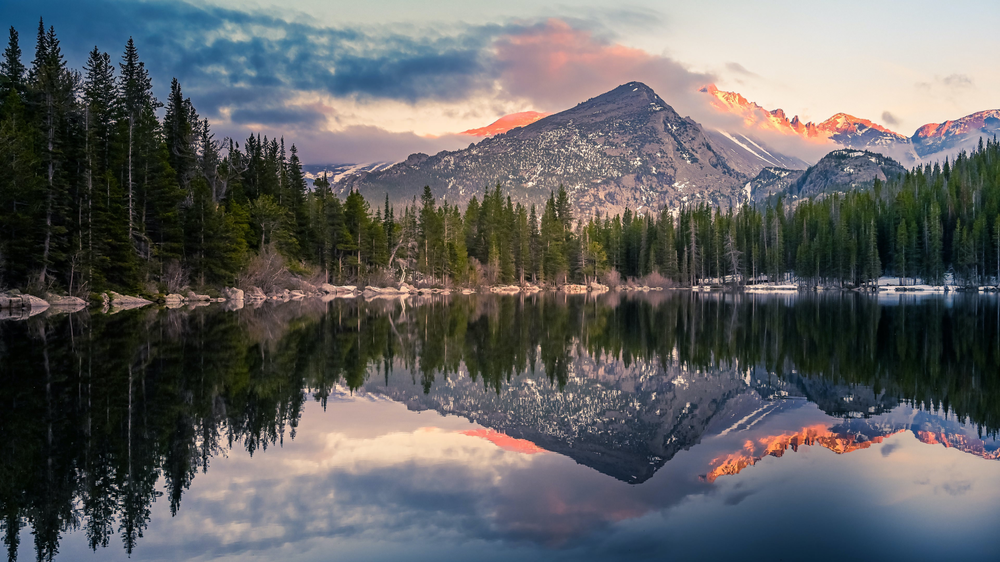
#> input picture images/image01.png, 1000 x 562 px, shrunk from 1920 x 1080 before the run
$ python color.py
#> lines starting #> are read from the running program, lines starting #| are printed output that depends on the picture; after the words box and inside, x2 and y2 are one past the last pixel; in counts of white or black regions, pixels touching at a corner belong together
import cv2
import numpy as np

image01 = cv2.imread("../../images/image01.png")
#> image01 is the input picture: shape (562, 1000, 3); mean B, G, R 97.6, 96.9, 96.2
image02 = cv2.imread("../../images/image02.png")
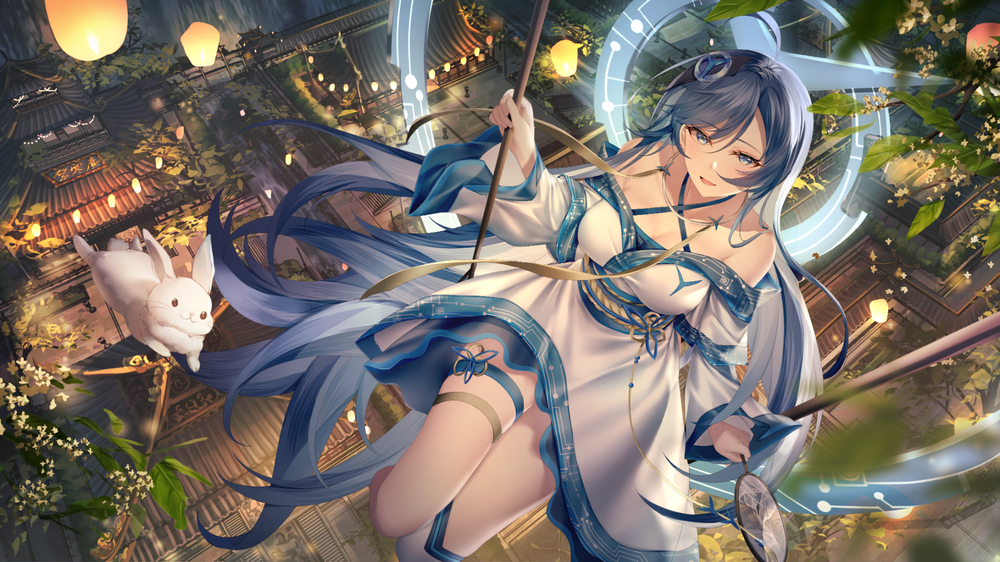
#> input picture images/image02.png, 1000 x 562 px, shrunk from 1920 x 1080 before the run
#> image02 is the input picture: shape (562, 1000, 3); mean B, G, R 105.5, 113.6, 121.7
# 改变颜色模式
image1 = cv2.cvtColor(image01,cv2.COLOR_BGR2GRAY)
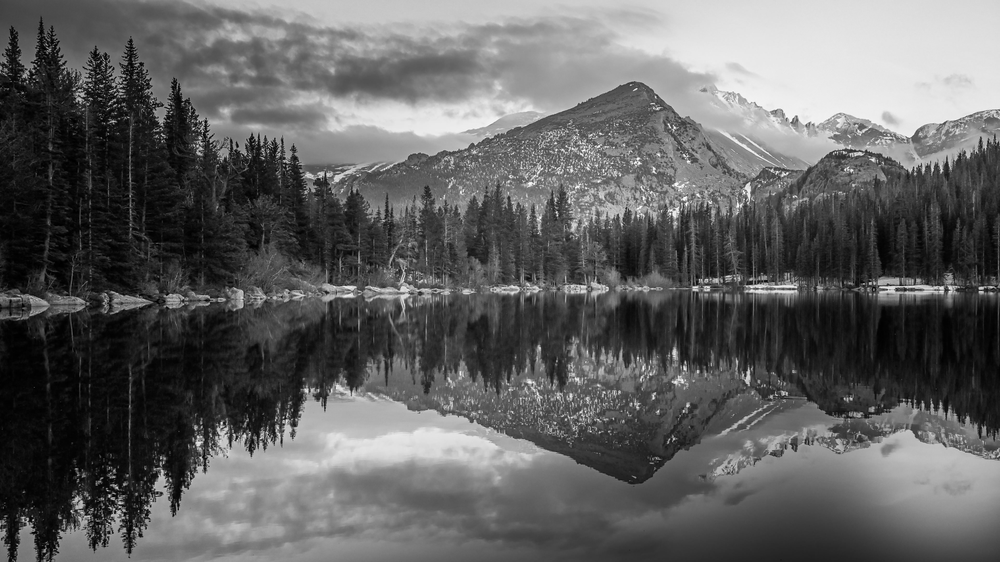
#> image1: shape (562, 1000); min 0, max 255, mean 96.8
image2 = cv2.cvtColor(image02,cv2.COLOR_BGR2HSV)
#> image2: shape (562, 1000, 3); mean H, S, V 58.3, 76.3, 133.4
lower = np.array([0,5,255])
higher = np.array([50,255,255])
image3 = cv2.inRange(image2,lower,higher)       # 将hsv模式下的低于lower和高于higher的变为0，中间的变255
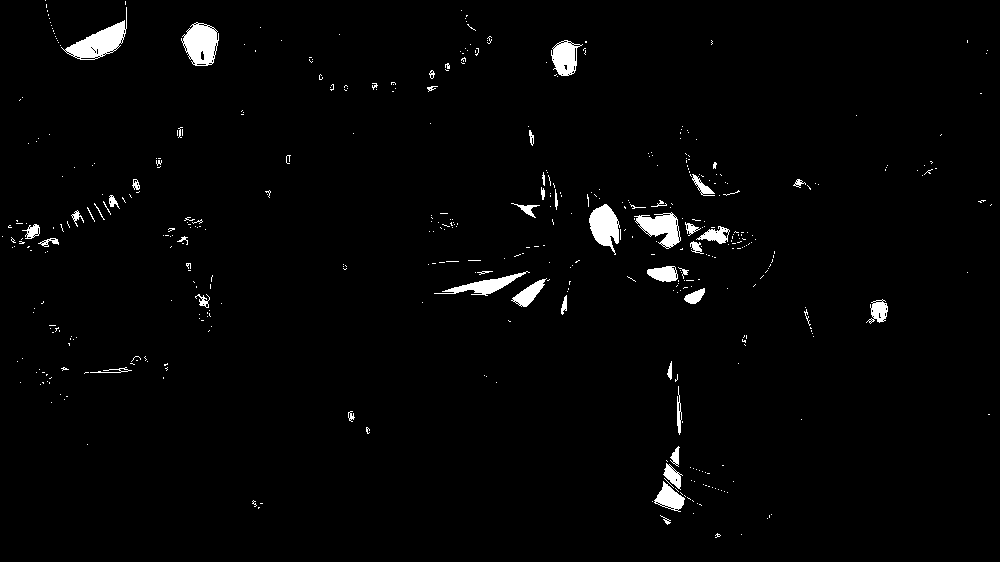
#> image3: shape (562, 1000); 2% white; 466 white regions (416 under 20 px), largest, box (x1, y1, x2, y2) and area: (61, 7, 127, 60) 1227, (181, 22, 219, 66) 1119, (589, 204, 620, 255) 950
cv2.imshow("image01",image1)
cv2.imshow("image02",image2)
cv2.imshow("image-3",image3)
cv2.waitKey(0)
cv2.destroyAllWindows()
